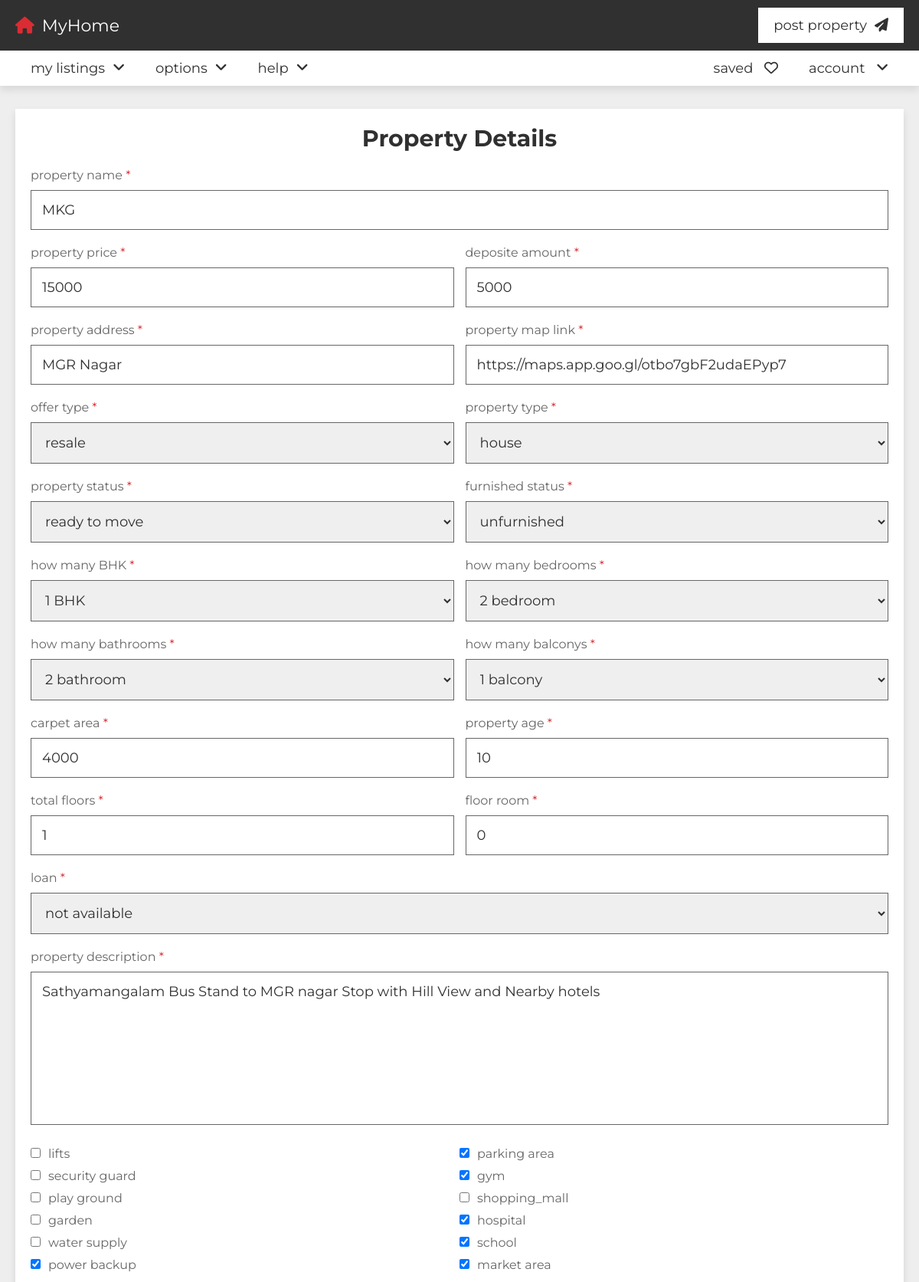
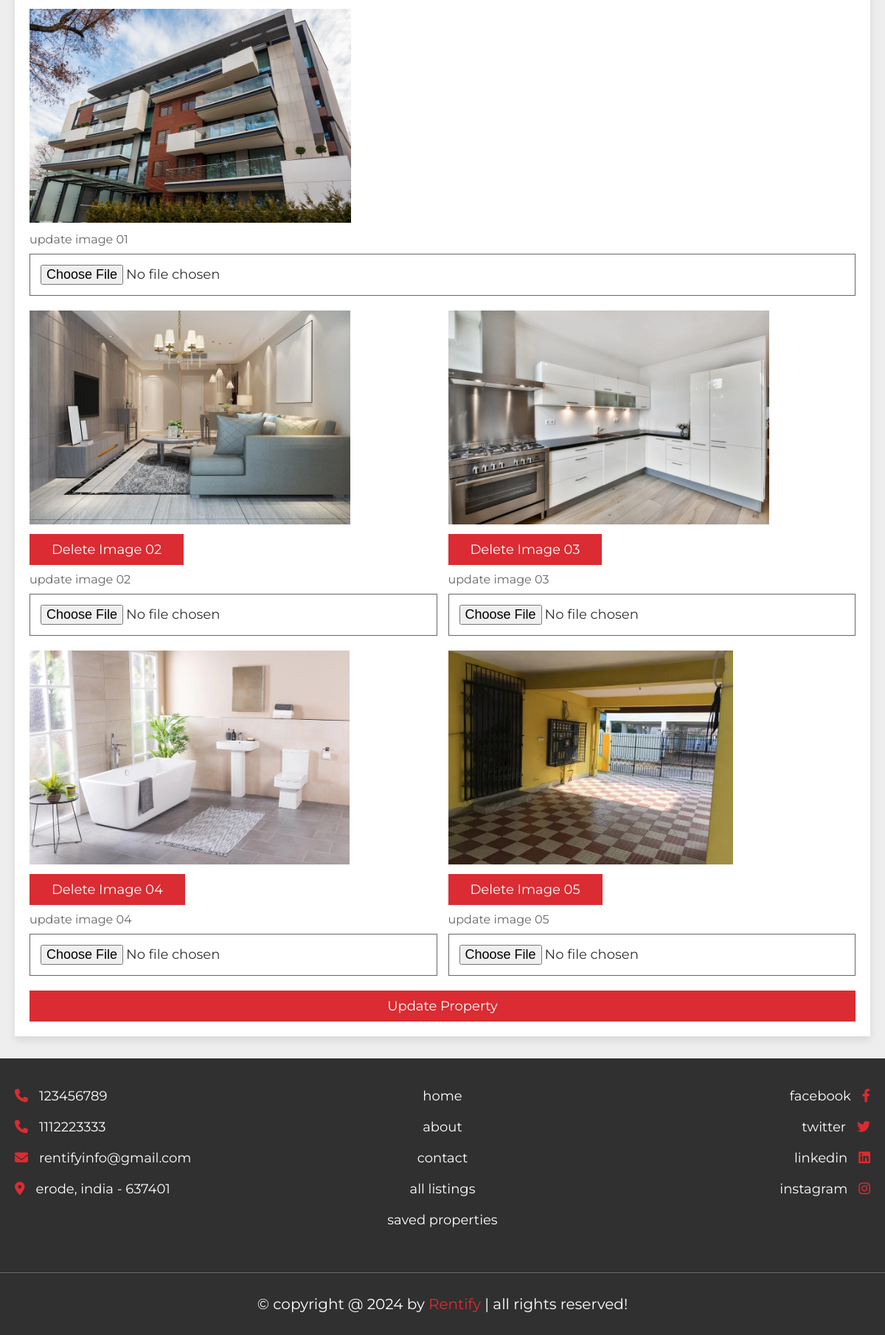
The page /project/update_property.php?get_id=uMgit7n16CpwjlLbIpp2 (signed in) on the database its author committed (2 pictures, top to bottom).
### tables this page shows
CREATE TABLE `property` (
  `id` varchar(20) NOT NULL,
  `user_id` varchar(20) NOT NULL,
  `property_name` varchar(50) NOT NULL,
  `address` varchar(100) NOT NULL,
  `map_link` varchar(500) NOT NULL,
  `price` varchar(10) NOT NULL,
  `type` varchar(10) NOT NULL,
  `offer` varchar(10) NOT NULL,
  `status` varchar(50) NOT NULL,
  `furnished` varchar(50) NOT NULL,
  `bhk` varchar(10) NOT NULL,
  `deposite` varchar(10) NOT NULL,
  `bedroom` varchar(10) NOT NULL,
  `bathroom` varchar(10) NOT NULL,
  `balcony` varchar(10) NOT NULL,
  `carpet` varchar(10) NOT NULL,
  `age` varchar(2) NOT NULL,
  `total_floors` varchar(2) NOT NULL,
  `room_floor` varchar(2) NOT NULL,
  `loan` varchar(50) NOT NULL,
  `lift` varchar(3) NOT NULL DEFAULT 'no',
  `security_guard` varchar(3) NOT NULL DEFAULT 'no',
  `play_ground` varchar(3) NOT NULL DEFAULT 'no',
  `garden` varchar(3) NOT NULL DEFAULT 'no',
  `water_supply` varchar(3) NOT NULL DEFAULT 'no',
  `power_backup` varchar(3) NOT NULL DEFAULT 'no',
  `parking_area` varchar(3) NOT NULL DEFAULT 'no',
  `gym` varchar(3) NOT NULL DEFAULT 'no',
  `shopping_mall` varchar(3) NOT NULL DEFAULT 'no',
  `hospital` varchar(3) NOT NULL DEFAULT 'no',
  `school` varchar(3) NOT NULL DEFAULT 'no',
  `market_area` varchar(3) NOT NULL DEFAULT 'no',
  `image_01` varchar(50) NOT NULL,
  `image_02` varchar(50) NOT NULL,
  `image_03` varchar(50) NOT NULL,
  `image_04` varchar(50) NOT NULL,
  `image_05` varchar(50) NOT NULL,
  `description` varchar(1000) NOT NULL,
  `date` date NOT NULL DEFAULT current_timestamp()
);

### project/update_property.php (the view, shortened to what this page needs)
<?php
include 'components/connect.php';
if(isset($_GET['get_id'])){
   $get_id = $_GET['get_id'];
}else{
   $get_id = '';
   header('location:home.php');
}
?>
<!DOCTYPE html>
<html lang="en">
<head>
   <link rel="stylesheet" href="https://cdnjs.cloudflare.com/ajax/libs/font-awesome/6.2.0/css/all.min.css">
   <link rel="stylesheet" href="css/style.css">
</head>
<body>
<?php include 'components/user_header.php'; ?>
<section class="property-form">
   <?php
      $select_properties = $conn->prepare("SELECT * FROM `property` WHERE id = ? ORDER BY date DESC LIMIT 1");
      $select_properties->execute([$get_id]);
      if($select_properties->rowCount() > 0){
         while($fetch_property = $select_properties->fetch(PDO::FETCH_ASSOC)){
   ?>
   <form action="" method="POST" enctype="multipart/form-data">
      <h3>property details</h3>
      <div class="box">
         <p>property name <span>*</span></p>
         <input type="text" name="property_name" required maxlength="50" placeholder="enter property name" value="<?= $fetch_property['property_name']; ?>" class="input">
      </div>
      <div class="flex">
         <div class="box">
            <p>property price <span>*</span></p>
            <input type="number" name="price" required min="0" max="9999999999" maxlength="10" value="<?= $fetch_property['price']; ?>" placeholder="enter property price" class="input">
         </div>
         <div class="box">
            <p>deposite amount <span>*</span></p>
            <input type="number" name="deposite" required min="0" max="9999999999" value="<?= $fetch_property['deposite']; ?>" maxlength="10" placeholder="enter deposite amount" class="input">
         </div>
         <div class="box">
            <p>property address <span>*</span></p>
            <input type="text" name="address" required maxlength="100" placeholder="enter property full address" class="input" value="<?= $fetch_property['address']; ?>">
         </div>
         <div class="box">
            <p>property map link <span>*</span></p>
            <input type="text" name="map_link" required maxlength="500" placeholder="enter map link..." class="input" value="<?= $fetch_property['map_link']; ?>">
         </div>
         <div class="box">
            <p>offer type <span>*</span></p>
            <select name="offer" required class="input">
               <option value="<?= $fetch_property['offer']; ?>" selected><?= $fetch_property['offer']; ?></option>
            </select>
         </div>
         <div class="box">
            <p>property type <span>*</span></p>
            <select name="type" required class="input">
               <option value="<?= $fetch_property['type']; ?>" selected><?= $fetch_property['type']; ?></option>
            </select>
         </div>
         <div class="box">
            <p>property status <span>*</span></p>
            <select name="status" required class="input">
               <option value="<?= $fetch_property['status']; ?>" selected><?= $fetch_property['status']; ?></option>
            </select>
         </div>
         <div class="box">
            <p>furnished status <span>*</span></p>
            <select name="furnished" required class="input">
               <option value="<?= $fetch_property['furnished']; ?>" selected><?= $fetch_property['furnished']; ?></option>
            </select>
         </div>
         <div class="box">
            <p>how many BHK <span>*</span></p>
            <select name="bhk" required class="input">
               <option value="<?= $fetch_property['bhk']; ?>" selected><?= $fetch_property['bhk']; ?> BHK</option>
            </select>
         </div>
         <div class="box">
            <p>how many bedrooms <span>*</span></p>
            <select name="bedroom" required class="input">
               <option value="<?= $fetch_property['bedroom']; ?>" selected><?= $fetch_property['bedroom']; ?> bedroom</option>
            </select>
         </div>
         <div class="box">
            <p>how many bathrooms <span>*</span></p>
            <select name="bathroom" required class="input">
               <option value="<?= $fetch_property['bathroom']; ?>" selected><?= $fetch_property['bathroom']; ?> bathroom</option>
            </select>
         </div>
         <div class="box">
            <p>how many balconys <span>*</span></p>
            <select name="balcony" required class="input">
               <option value="<?= $fetch_property['balcony']; ?>" selected><?= $fetch_property['balcony']; ?> balcony</option>
            </select>
         </div>
         <div class="box">
            <p>carpet area <span>*</span></p>
            <input type="number" name="carpet" required min="1" max="9999999999" maxlength="10" placeholder="how many squarefits?" class="input" value="<?= $fetch_property['carpet']; ?>">
         </div>
         <div class="box">
            <p>property age <span>*</span></p>
            <input type="number" name="age" required min="0" max="99" maxlength="2" placeholder="how old is property?" class="input" value="<?= $fetch_property['age']; ?>">
         </div>
         <div class="box">
            <p>total floors <span>*</span></p>
            <input type="number" name="total_floors" required min="0" max="99" maxlength="2" placeholder="how floors available?" class="input" value="<?= $fetch_property['total_floors']; ?>">
         </div>
         <div class="box">
            <p>floor room <span>*</span></p>
            <input type="number" name="room_floor" required min="0" max="99" maxlength="2" placeholder="property floor number" class="input" value="<?= $fetch_property['room_floor']; ?>">
         </div>
         <div class="box">
            <p>loan <span>*</span></p>
            <select name="loan" required class="input">
               <option value="<?= $fetch_property['loan']; ?>" selected><?= $fetch_property['loan']; ?></option>
            </select>
         </div>
      </div>
      <div class="box">
         <p>property description <span>*</span></p>
         <textarea name="description" maxlength="1000" class="input" required cols="30" rows="10" placeholder="write about property..." ><?= $fetch_property['description']; ?></textarea>
      </div>
      <div class="checkbox">
         <div class="box">
            <p><input type="checkbox" name="lift" value="yes" <?php if($fetch_property['lift'] == 'yes'){echo 'checked'; } ?> />lifts</p>
            <p><input type="checkbox" name="security_guard" value="yes" <?php if($fetch_property['security_guard'] == 'yes'){echo 'checked'; } ?> />security guard</p>
            <p><input type="checkbox" name="play_ground" value="yes" <?php if($fetch_property['play_ground'] == 'yes'){echo 'checked'; } ?> />play ground</p>
            <p><input type="checkbox" name="garden" value="yes" <?php if($fetch_property['garden'] == 'yes'){echo 'checked'; } ?> />garden</p>
            <p><input type="checkbox" name="water_supply" value="yes" <?php if($fetch_property['water_supply'] == 'yes'){echo 'checked'; } ?> />water supply</p>
            <p><input type="checkbox" name="power_backup" value="yes" <?php if($fetch_property['power_backup'] == 'yes'){echo 'checked'; } ?> />power backup</p>
         </div>
         <div class="box">
            <p><input type="checkbox" name="parking_area" value="yes" <?php if($fetch_property['parking_area'] == 'yes'){echo 'checked'; } ?> />parking area</p>
            <p><input type="checkbox" name="gym" value="yes" <?php if($fetch_property['gym'] == 'yes'){echo 'checked'; } ?> />gym</p>
            <p><input type="checkbox" name="shopping_mall" value="yes" <?php if($fetch_property['shopping_mall'] == 'yes'){echo 'checked'; } ?> />shopping_mall</p>
            <p><input type="checkbox" name="hospital" value="yes" <?php if($fetch_property['hospital'] == 'yes'){echo 'checked'; } ?> />hospital</p>
            <p><input type="checkbox" name="school" value="yes" <?php if($fetch_property['school'] == 'yes'){echo 'checked'; } ?> />school</p>
            <p><input type="checkbox" name="market_area" value="yes" <?php if($fetch_property['market_area'] == 'yes'){echo 'checked'; } ?> />market area</p>
         </div>
      </div>
      <div class="box">
         <img src="uploaded_files/<?= $fetch_property['image_01']; ?>" class="image" alt="">
         <p>update image 01</p>
         <input type="file" name="image_01" class="input" accept="image/*">
      </div>
      <div class="flex">
         <div class="box">
            <?php if(!empty($fetch_property['image_02'])){ ?>
            <img src="uploaded_files/<?= $fetch_property['image_02']; ?>" class="image" alt="">
            <input type="submit" value="delete image 02" name="delete_image_02" class="inline-btn" onclick="return confirm('delete image 02');">
            <?php } ?>
            <p>update image 02</p>
            <input type="file" name="image_02" class="input" accept="image/*">
         </div>
         <div class="box">
            <?php if(!empty($fetch_property['image_03'])){ ?>
            <img src="uploaded_files/<?= $fetch_property['image_03']; ?>" class="image" alt="">
            <input type="submit" value="delete image 03" name="delete_image_03" class="inline-btn" onclick="return confirm('delete image 03');">
            <?php } ?>
            <p>update image 03</p>
            <input type="file" name="image_03" class="input" accept="image/*">
         </div>
         <div class="box">
            <?php if(!empty($fetch_property['image_04'])){ ?>
            <img src="uploaded_files/<?= $fetch_property['image_04']; ?>" class="image" alt="">
            <input type="submit" value="delete image 04" name="delete_image_04" class="inline-btn" onclick="return confirm('delete image 04');">
            <?php } ?>
            <p>update image 04</p>
            <input type="file" name="image_04" class="input" accept="image/*">
         </div>
         <div class="box">
            <?php if(!empty($fetch_property['image_05'])){ ?>
            <img src="uploaded_files/<?= $fetch_property['image_05']; ?>" class="image" alt="">
            <input type="submit" value="delete image 05" name="delete_image_05" class="inline-btn" onclick="return confirm('delete image 05');">
            <?php } ?>
            <p>update image 05</p>
            <input type="file" name="image_05" class="input" accept="image/*">
         </div>
      </div>
      <input type="submit" value="update property" class="btn" name="update">
   </form>
   <?php
      }
   }else{
      echo '<p class="empty">property not found! <a href="post_property.php" style="margin-top:1.5rem;" class="btn">add new</a></p>';
   }
   ?>
</section>
<?php include 'components/footer.php'; ?>
</body>
</html>

### project/css/style.css (style rules this page uses)
:root { --main-color:#DA2C32; --light-color:#666; --light-bg:#eee; --white:#fff; --black:#303030; --border:.1rem solid var(--light-color); --box-shodow:0 .5rem 1rem rgba(0,0,0,.1); }
* { font-family: 'Montserrat', sans-serif; margin: 0; padding: 0; box-sizing: border-box; outline: none; border: none; text-decoration: none; }
html { font-size: 62.5%; overflow-x: hidden; scroll-behavior: smooth; scroll-padding-top: 10rem; }
body { background-color: var(--light-bg); }
section { padding: 3rem 2rem; max-width: 1200px; margin: 0 auto; }
.btn, .inline-btn { margin-top: 1rem; padding: 1rem 3rem; background-color: var(--main-color); color: var(--white); cursor: pointer; text-align: center; font-size: 1.8rem; text-transform: capitalize; }
.btn { display: block; width: 100%; }
.inline-btn { display: inline-block; }
.property-form form { background-color: var(--white); padding: 2rem; box-shadow: var(--box-shodow); }
.property-form form h3 { font-size: 3rem; text-align: center; padding-bottom: 1rem; color: var(--black); text-transform: capitalize; }
.property-form form .flex { display: flex; flex-wrap: wrap; column-gap: 1.5rem; justify-content: space-between; align-items: flex-end; }
.property-form form .box { flex: 1 1 40rem; }
.property-form form .box .input { width: 100%; border: var(--border); margin: 1rem 0; padding: 1.4rem; color: var(--black); font-size: 1.8rem; }
.property-form form textarea { height: 20rem; resize: none; }
.property-form form .box .input option[selected] { background-color: var(--black); color: var(--white); }
.property-form form .box .image { height: 30rem; width: 100%; object-fit: contain; padding-top: 1rem; object-position: left; }
.property-form form .box p { font-size: 1.6rem; color: var(--light-color); padding-top: 1rem; }
.property-form form .box p span { color: var(--main-color); }
.property-form form .checkbox { display: flex; justify-content: space-between; padding-bottom: 1rem; margin: .5rem 0; flex-wrap: wrap; }
.property-form form .checkbox .box { flex: 1 1 20rem; }
.property-form form .checkbox .box input { margin-right: 1rem; cursor: pointer; }

### rows shown on the page
property: property_name "MKG", price "15000", deposite "5000", address "MGR Nagar", map_link "https://maps.app.goo.gl/otbo7gbF2udaEPyp7", offer "resale", type "house", status "ready to move", furnished "unfurnished", bhk "1 BHK", bedroom "2 bedroom", bathroom "2 bathroom", balcony "1 balcony", carpet "4000", age "10", total_floors "1", room_floor "0", loan "not available", description "Sathyamangalam Bus Stand to MGR nagar Stop with Hill View and Nearby hotels", power_backup "☑", parking_area "☑", gym "☑", hospital "☑", school "☑", market_area "☑", image_01 (picture), image_02 (picture), image_03 (picture), image_04 (picture), image_05 (picture)
